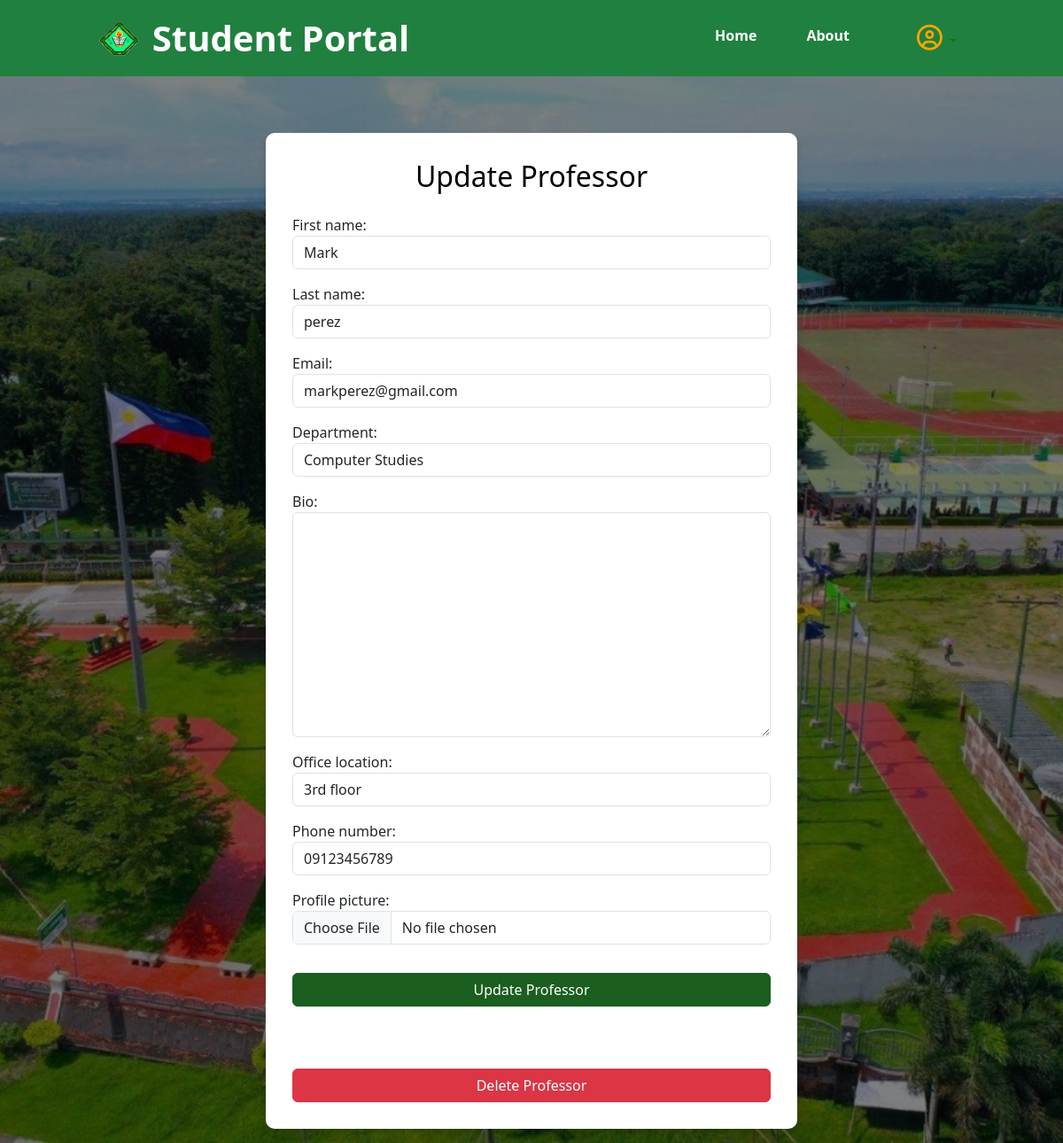
Screenshot of /myapp/professors/update/1/ (signed in) with the database file from the repository.
### myapp/models.py (models this page shows, shortened)
class Professor(models.Model):
    first_name = models.CharField(max_length=30)
    last_name = models.CharField(max_length=30)
    email = models.EmailField(unique=True)
    department = models.CharField(max_length=100)
    bio = models.TextField(blank=True, null=True)
    office_location = models.CharField(max_length=255, blank=True, null=True)
    phone_number = models.CharField(max_length=15, blank=True, null=True)
    profile_picture = models.ImageField(upload_to='profile_pictures/', blank=True, null=True)

### myapp/views.py (the view)
# urls.py: path('professors/update/<int:professor_id>/', views.update_professor, name='update_professor'),
@login_required
def update_professor(request, professor_id):
    professor = get_object_or_404(Professor, id=professor_id)
    if request.method == 'POST':
        form = ProfessorForm(request.POST, instance=professor)
        if form.is_valid():
            form.save()
            return redirect('professors_list')
    else:
        form = ProfessorForm(instance=professor)
    return render(request, 'pages/update_professor.html', {'form': form, 'professor': professor})

### myapp/forms.py
class ProfessorForm(forms.ModelForm):
    class Meta:
        model = Professor
        fields = ['first_name', 'last_name', 'email', 'department', 'bio', 'office_location', 'phone_number', 'profile_picture']

### myapp/templates/pages/update_professor.html (shortened to what this page needs)
{% extends 'pages/index.html' %}
{% load static widget_tweaks %}
{% block content %}
    {% include 'pages/navbar.html' %}
    <div class="registration-main">
        <div class="registration-container container mt-5"
             style="background-color: white; padding: 30px; border-radius: 10px; max-width: 600px; width: 100%; box-shadow: 0 4px 8px rgba(0,0,0,0.1);">
            <h2 class="text-center mb-4 text-black">Update Professor</h2>
            <form method="post" enctype="multipart/form-data">
                {% for field in form %}
                    <div class="form-group mb-3">
                        {{ field.label_tag }}
                        {% render_field field class="form-control" %}
                    </div>
                {% endfor %}
                <button type="submit" class="btn btn-primary w-100 mt-3">Update Professor</button>
            </form>
            <form action="{% url 'delete_professor' professor.id %}" method="post" style="margin-top: 20px;">
                <button type="submit" class="btn btn-danger w-100">Delete Professor</button>
            </form>
        </div>
    </div>
{% endblock %}

### myapp/static/css/style.css (style rules this page uses)
* { box-sizing: border-box; }
.form-control { border-radius: 30px; }
.btn-primary { margin-bottom: 50px; width: 100%; border-radius: 30px; background-color: #1B5E1F !important; border-color: #1B5E1F!important; }
.registration-main { position: relative; display: flex; align-items: flex-start; justify-content: space-between; padding: 1rem 2rem; min-height: 100vh; overflow: hidden; }
.registration-main::before { content: ""; position: absolute; top: 0; left: 0; width: 100%; height: 100%; background: url("../images/cvsu-main.jpg") no-repeat center center; background-size: cover; filter: brightness(50%); z-index: -1; }

### rows the page displays
Professor: first_name "Mark" "perez" "markperez@gmail.com" "Computer Studies" "3rd floor" "09123456789"

### other values shown
{{ field.label_tag }} "First name:" "Last name:" "Email:" "Department:" "Bio:" "Office location:" "Phone number:" "Profile picture:"
